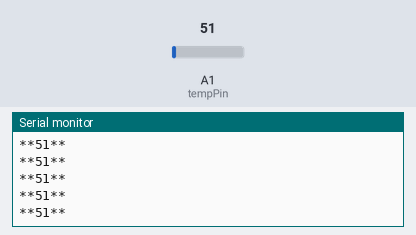
The sketch below on a simulated Arduino Uno, built with avr-gcc and run on an emulated ATmega328P. On the bench: the last lines printed to the serial monitor. Inputs (shaded band) come from the test bench; at power-on: A1 (tempPin) = 51.

Above: at 1.2 s.
1.3 s: A1 (tempPin) set to 61
At 1.31 s:
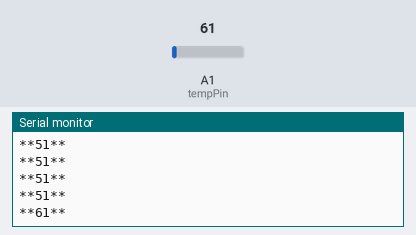
2.8 s: A1 (tempPin) set to 71
At 10.19 s:
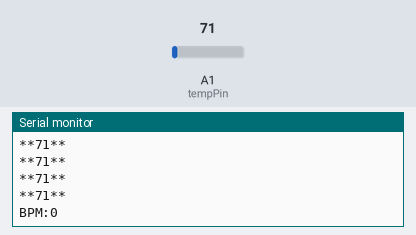
Timing chart, 0 to 10.3 s (numbered marks = the images above; inputs shaded):
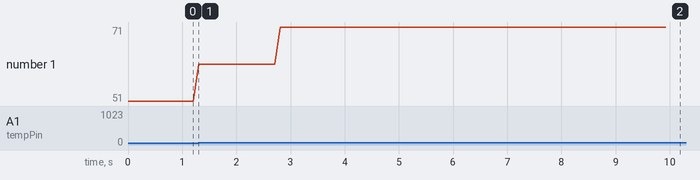

Measured:
- after the input at 1.3 s, the serial monitor: prints a new line at once (image 1)
- after the input at 2.8 s, the serial monitor: prints a new line at once (image 2)
- plotted number 1: 51 → 61 after the input at 1.3 s, 61 → 71 after the input at 2.8 s

The sketch:

heart_rate.ino
```cpp
int val;
int tempPin = A1;
int bpm = 0;
unsigned long time;
void setup() {
  // put your setup code here, to run once:
  Serial.begin(9600);
}

void loop() {
  // put your main code here, to run repeatedly:
  bpm = 0;
  time = millis()+10000;
  while(millis()<time){
    val = analogRead(tempPin);
    Serial.print("**");
    Serial.print(val);
    Serial.println("**");
    if (val > 669 && val < 700){
      Serial.println(val);
      bpm++;
    }
    delay(100);
  }
  Serial.print("BPM:");
  Serial.println(bpm*6);
  delay(5000);

}
```
